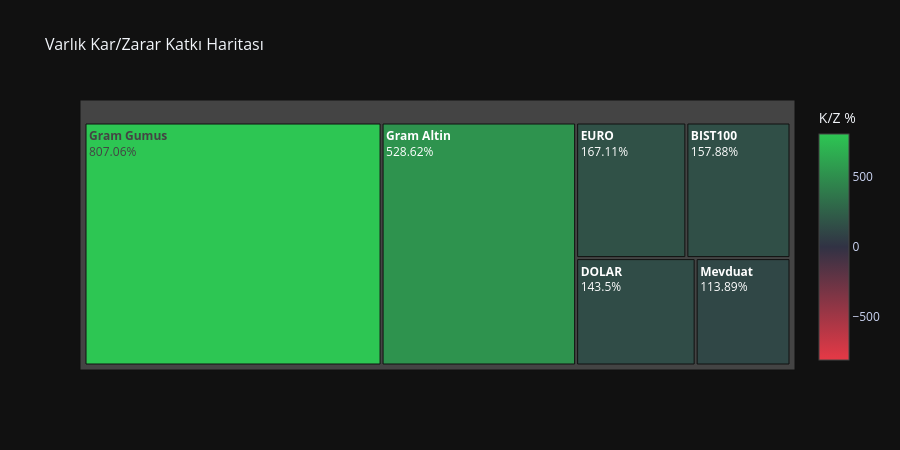
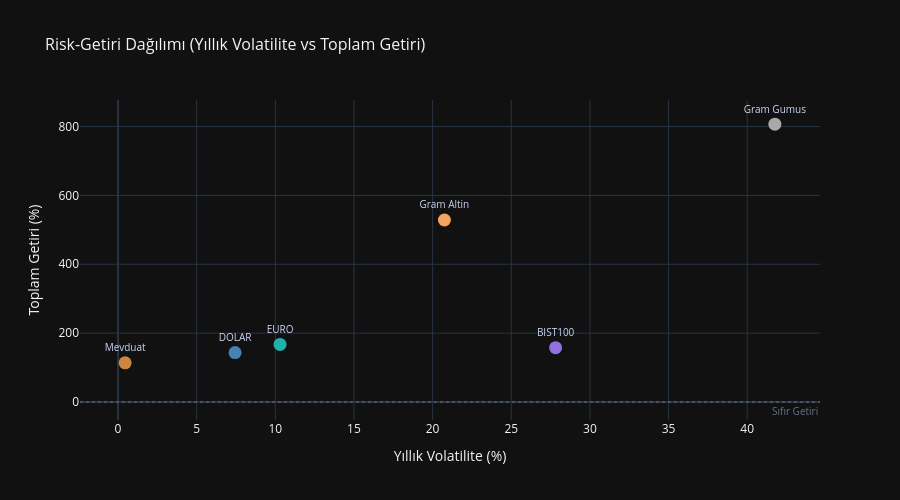

Here is the notebook cell these charts were saved with, in order:
### Markdown cell above
### Katkı Haritası ve Risk-Getiri Dağılımı

**Katkı Haritası (Treemap):**
Her kutunun **büyüklüğü** varlığın mutlak toplam getirisini (P&L), **rengi** ise yüzde getirisini gösterir.
Yeşil = kazanç · Kırmızı = kayıp. Hover'da P&L tutarı, yüzde getiri, ağırlık ve portföy katkısı görünür.

**Risk-Getiri Dağılımı (Scatter):**
Her nokta bir varlığı temsil eder. **X ekseni** yıllık volatilite (risk ölçütü),
**Y ekseni** başlangıçtan bu yana toplam getiriyi gösterir.
**Hedef konum: sol üst** (yüksek getiri + düşük risk = verimli varlık).
Sağ alt köşedeki noktalar yüksek risk taşıyıp düşük getiri sunuyor demektir.
Portföy mevcutsa yıldız (★) sembolüyle gösterilir.

### Code cell
# Katki haritasi - toplam getiri bazli (portfoy verisi yoksa sentetik hesaplanir)
if analysis_df.empty:
    raise ValueError("Katki haritasi icin analysis_df bos. Once dashboard'da en az bir varlik secin.")

_last  = analysis_df.iloc[-1]
_first = analysis_df.iloc[0]
_ret   = (_last / _first - 1) * 100
_n     = len(analysis_df.columns)
_weight = 100.0 / _n

contributions_analysis = pd.DataFrame({
    "Varlik Adi":       analysis_df.columns.tolist(),
    "pnl_tl":           (_ret * 1000).tolist(),
    "pnl_pct":          _ret.tolist(),
    "weight_pct":       [_weight] * _n,
    "contribution_pct": (_weight / 100 * _ret).tolist(),
})
contributions_analysis = contributions_analysis.rename(columns={"Varlik Adi": "Varl\u0131k Ad\u0131"})

# Treemap: buyukluk = mutlak P&L, renk = yuzde getiri
fig_treemap = build_treemap(contributions_analysis)
fig_treemap.show()

# Risk-getiri scatter: her nokta bir varlik
fig_scatter = build_risk_return_scatter(analysis_df)
fig_scatter.show()

### Figure 1 — Plotly figure (JSON) as saved in the notebook; plotly's stock layout.template omitted (floating-point values rounded to 4 significant figures)
{"data": [{"customdata": [["+528.618,5", 528.6, 16.67, 88.1], ["+807.064,1", 807.1, 16.67, 134.5], ["+143.501,5", 143.5, 16.67, 23.92], ["+167.109,0", 167.1, 16.67, 27.85], ["+157.875,3", 157.9, 16.67, 26.31], ["+113.890,0", 113.9, 16.67, 18.98]], "hovertemplate": "<b>%{label}</b><br>Kar/Zarar (TL): ₺%{customdata[0]}<br>Kar/Zarar (%): %{customdata[1]:+.2f}%<br>Ağırlık: %{customdata[2]:.2f}%<br>Katkı: %{customdata[3]:+.2f}%<extra></extra>", "labels": ["Gram Altin", "Gram Gumus", "DOLAR", "EURO", "BIST100", "Mevduat"], "marker": {"cmid": 0, "colorbar": {"tickfont": {"color": "#cdd6f4"}, "title": {"text": "K/Z %"}}, "colors": [528.6, 807.1, 143.5, 167.1, 157.9, 113.9], "colorscale": [[0, "#E63946"], [0.5, "#313244"], [1, "#2DC653"]], "showscale": true}, "parents": ["", "", "", "", "", ""], "texttemplate": "<b>%{label}</b><br>%{customdata[1]:+.2f}%", "type": "treemap", "values": [528600.0, 807100.0, 143500.0, 167100.0, 157900.0, 113900.0]}], "layout": {"height": 450, "title": {"font": {"size": 16}, "text": "Varlık Kar/Zarar Katkı Haritası"}}}

### Figure 2 — Plotly figure (JSON) as saved in the notebook; plotly's stock layout.template omitted (floating-point values rounded to 4 significant figures)
{"data": [{"hovertemplate": "<b>Gram Altin</b><br>Yıllık Volatilite: %{x:.2f}%<br>Toplam Getiri: %{y:+.2f}%<extra></extra>", "marker": {"color": "#F4A460", "line": {"width": 0}, "size": 13, "symbol": "circle"}, "mode": "markers+text", "name": "Gram Altin", "text": ["Gram Altin"], "textfont": {"color": "#cdd6f4", "size": 10}, "textposition": "top center", "type": "scatter", "x": [20.75], "y": [528.6]}, {"hovertemplate": "<b>Gram Gumus</b><br>Yıllık Volatilite: %{x:.2f}%<br>Toplam Getiri: %{y:+.2f}%<extra></extra>", "marker": {"color": "#A9A9A9", "line": {"width": 0}, "size": 13, "symbol": "circle"}, "mode": "markers+text", "name": "Gram Gumus", "text": ["Gram Gumus"], "textfont": {"color": "#cdd6f4", "size": 10}, "textposition": "top center", "type": "scatter", "x": [41.76], "y": [807.1]}, {"hovertemplate": "<b>DOLAR</b><br>Yıllık Volatilite: %{x:.2f}%<br>Toplam Getiri: %{y:+.2f}%<extra></extra>", "marker": {"color": "#4682B4", "line": {"width": 0}, "size": 13, "symbol": "circle"}, "mode": "markers+text", "name": "DOLAR", "text": ["DOLAR"], "textfont": {"color": "#cdd6f4", "size": 10}, "textposition": "top center", "type": "scatter", "x": [7.44], "y": [143.5]}, {"hovertemplate": "<b>EURO</b><br>Yıllık Volatilite: %{x:.2f}%<br>Toplam Getiri: %{y:+.2f}%<extra></extra>", "marker": {"color": "#20B2AA", "line": {"width": 0}, "size": 13, "symbol": "circle"}, "mode": "markers+text", "name": "EURO", "text": ["EURO"], "textfont": {"color": "#cdd6f4", "size": 10}, "textposition": "top center", "type": "scatter", "x": [10.3], "y": [167.1]}, {"hovertemplate": "<b>BIST100</b><br>Yıllık Volatilite: %{x:.2f}%<br>Toplam Getiri: %{y:+.2f}%<extra></extra>", "marker": {"color": "#9370DB", "line": {"width": 0}, "size": 13, "symbol": "circle"}, "mode": "markers+text", "name": "BIST100", "text": ["BIST100"], "textfont": {"color": "#cdd6f4", "size": 10}, "textposition": "top center", "type": "scatter", "x": [27.82], "y": [157.9]}, {"hovertemplate": "<b>Mevduat</b><br>Yıllık Volatilite: %{x:.2f}%<br>Toplam Getiri: %{y:+.2f}%<extra></extra>", "marker": {"color": "#CD853F", "line": {"width": 0}, "size": 13, "symbol": "circle"}, "mode": "markers+text", "name": "Mevduat", "text": ["Mevduat"], "textfont": {"color": "#cdd6f4", "size": 10}, "textposition": "top center", "type": "scatter", "x": [0.45], "y": [113.9]}], "layout": {"annotations": [{"font": {"color": "#6c7086", "size": 10}, "showarrow": false, "text": "Sıfır Getiri", "x": 1, "xanchor": "right", "xref": "x domain", "y": 0, "yanchor": "top", "yref": "y"}], "height": 500, "shapes": [{"line": {"color": "#6c7086", "dash": "dot", "width": 1}, "type": "line", "x0": 0, "x1": 1, "xref": "x domain", "y0": 0, "y1": 0, "yref": "y"}], "showlegend": false, "title": {"font": {"size": 16}, "text": "Risk-Getiri Dağılımı (Yıllık Volatilite vs Toplam Getiri)"}, "xaxis": {"title": {"text": "Yıllık Volatilite (%)"}}, "yaxis": {"title": {"text": "Toplam Getiri (%)"}}}}
